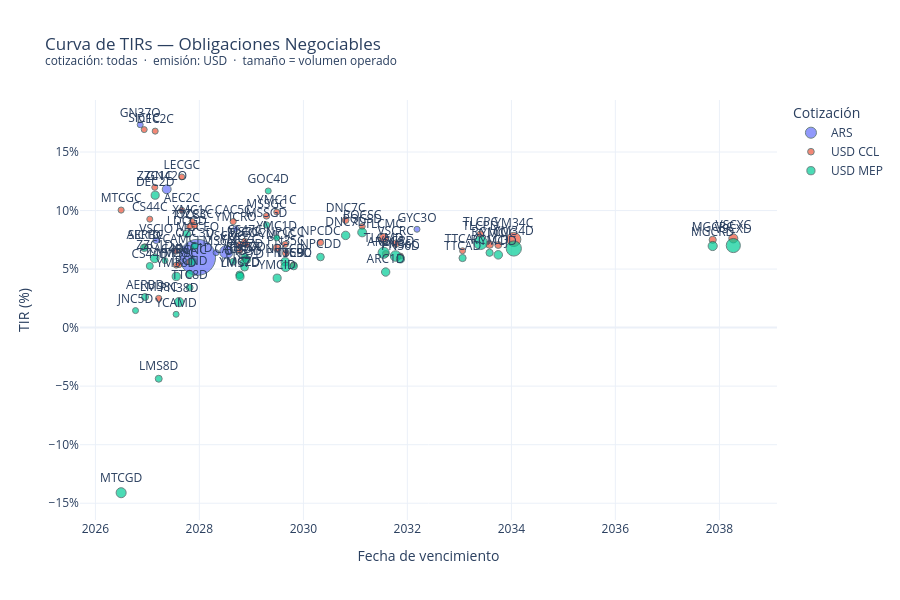

The notebook cell this image was saved under:
### Markdown cell above
## 5. Dot plot

### Code cell
import plotly.graph_objects as go
import numpy as np

title_filter = (
    f"cotización: {', '.join(QUOTE_CURRENCY) if QUOTE_CURRENCY else 'todas'}"
    f"  ·  emisión: {', '.join(PAYMENT_CURRENCY) if PAYMENT_CURRENCY else 'todas'}"
)

COLORS = {"ARS": "#636EFA", "USD CCL": "#EF553B", "USD MEP": "#00CC96"}

view_plot = view.copy()
view_plot["moneda_cotizacion"] = view_plot["moneda_cotizacion"].astype(str)
view_plot["fechaVencimiento"]  = pd.to_datetime(view_plot["fechaVencimiento"])

# Escalar volumen a tamaño de marker: raíz cuadrada + mínimo de 6px
vol = view_plot["volumen"].fillna(0).clip(lower=0)
vol_max = vol.max() if vol.max() > 0 else 1
view_plot["_size"] = 6 + 30 * np.sqrt(vol / vol_max)

fig = go.Figure()
for cotiz, grp in view_plot.groupby("moneda_cotizacion"):
    fig.add_trace(go.Scatter(
        x=grp["fechaVencimiento"],
        y=grp["tir_pct"],
        mode="markers+text",
        name=cotiz,
        marker=dict(
            size=grp["_size"].tolist(),
            color=COLORS.get(cotiz),
            line=dict(width=1, color="DarkSlateGrey"),
        ),
        text=grp["ticker"],
        textposition="top center",
        customdata=grp[["ticker", "descripcion", "price", "volumen", "moneda_emision"]].values,
        hovertemplate=(
            "<b>%{customdata[0]}</b><br>"
            "%{customdata[1]}<br>"
            "TIR: <b>%{y:.2f}%</b><br>"
            "Precio: %{customdata[2]:,.0f}<br>"
            "Volumen: %{customdata[3]:,.0f}<br>"
            "Emisión: %{customdata[4]}<extra></extra>"
        ),
    ))

fig.update_layout(
    title=f"Curva de TIRs — Obligaciones Negociables<br><sup>{title_filter}  ·  tamaño = volumen operado</sup>",
    xaxis_title="Fecha de vencimiento",
    yaxis_title="TIR (%)",
    yaxis_ticksuffix="%",
    height=600,
    template="plotly_white",
    legend_title="Cotización",
)
fig.show()

### Figure 1 — Plotly figure (JSON) as saved in the notebook; plotly's stock layout.template omitted (floating-point values rounded to 4 significant figures; data arrays with more than 128 entries replaced by an {"elided": "..."} marker saying what was removed)
{"data": [{"customdata": [["GN37O", "ON GENNEIA CL. 37 U$S VTO.11/11/2026", 91160.0, 0, "USD"], ["VSCJO", "ON VISTA ENERGY 18 V03/03/27 U$S", 137010, 1370.0, "USD"], ["GN42O", "ON GENNEIA 42 V16/05/27 U$S CG EF", 132000, 132000, "USD"], ["MGCEO", "ON PAMPA ENERGIA CL. 13 V19/12/27 U$S CG", 132220, 14012992, "USD"], ["LMS6O", "ON ALUAR S.6 VTO.27/04/28 U$S CG", 128550, 0, "USD"], ["VSCQO", "ON VISTA ENERGY CL.25  V08/07/28 U$S CG", 135980, 846213, "USD"], ["YMCRO", "ON YPF CL. 26 U$S V12/09/28 CG EF", 120090, 0, "USD"], ["GYC3O", "ON 360 ENER.SOL. CL.3 V08/03/32 U$S", 100100, 0, "USD"]], "hovertemplate": "<b>%{customdata[0]}</b><br>%{customdata[1]}<br>TIR: <b>%{y:.2f}%</b><br>Precio: %{customdata[2]:,.0f}<br>Volumen: %{customdata[3]:,.0f}<br>Emisión: %{customdata[4]}<extra></extra>", "marker": {"color": "#636EFA", "line": {"color": "DarkSlateGrey", "width": 1}, "size": [6, 6.297, 8.912, 36, 6, 13.37, 6, 6]}, "mode": "markers+text", "name": "ARS", "text": ["GN37O", "VSCJO", "GN42O", "MGCEO", "LMS6O", "VSCQO", "YMCRO", "GYC3O"], "textposition": "top center", "type": "scatter", "x": ["2026-11-11T15:38:54.547000", "2027-03-03T20:19:31.810000", "2027-05-16T17:30:22.390000", "2027-12-19T16:45:36.367000", "2028-04-27T16:03:53.950000", "2028-07-08T20:07:24.867000", "2028-09-12T18:05:54.440000", "2032-03-08T18:23:12.527000"], "y": [17.33, 7.445, 11.82, 6.007, 6.406, 6.459, 8.451, 8.404]}, {"customdata": {"elided": "42x5 mixed values"}, "hovertemplate": "<b>%{customdata[0]}</b><br>%{customdata[1]}<br>TIR: <b>%{y:.2f}%</b><br>Precio: %{customdata[2]:,.0f}<br>Volumen: %{customdata[3]:,.0f}<br>Emisión: %{customdata[4]}<extra></extra>", "marker": {"color": "#EF553B", "line": {"color": "DarkSlateGrey", "width": 1}, "size": [6.142, 6, 6, 6, 6, 6.049, 6.299, 6, 6.008, 6.081, 6, 6, 6, 6, 6.083, 6, 6.201, 6, 6.948, 6, 6, 6, 6.398, 6, 7.831, 6.201, 6.697, 6, 6.352, 6.649, 6.021, 9.385, 6.446, 7.297, 6, 6, 6.71, 7.704, 6.897, 14.12, 7.171, 9.041]}, "mode": "markers+text", "name": "USD CCL", "text": ["MTCGC", "SIC1C", "AERBC", "CS44C", "ZZC1C", "DEC2C", "LMS8C", "YCAMC", "YM38C", "PN38C", "LECGC", "AEC2C", "IRCNC", "TTC8C", "XMC1C", "OZC3C", "CAC5C", "YMCZC", "LMS7C", "PN37C", "CS47C", "TLCOC", "MSSGC", "YMC1C", "YMCIC", "NPCCC", "PN35C", "TTC9C", "NPCDC", "DNC7C", "PQCSC", "TLCMC", "ARC1C", "VSCRC", "PN36C", "TTCAC", "TLCPC", "RC1CC", "YMCJC", "YM34C", "MGCRC", "VSCXC"], "textposition": "top center", "type": "scatter", "x": ["2026-06-30T16:01:38.330000", "2026-12-09T19:25:53.160000", "2026-12-15T15:14:04.743000", "2027-01-17T19:34:40.773000", "2027-02-21T19:45:56.537000", "2027-02-24T20:41:21.193000", "2027-03-21T17:35:50.003000", "2027-07-21T18:43:02.087000", "2027-07-22T17:29:52.513000", "2027-08-11T15:35:10.323000", "2027-08-30T13:10:20.850000", "2027-08-30T19:48:58.050000", "2027-10-23T15:27:33.437000", "2027-10-24T19:14:10.950000", "2027-11-11T13:47:10.080000", "2027-11-29T19:08:25.537000", "2028-08-25T20:57:55.623000", "2028-10-10T13:36:55.327000", "2028-10-12T20:18:14.593000", "2028-11-13T19:07:00.503000", "2028-11-15T15:09:29.360000", "2028-11-28T18:12:56.653000", "2029-04-16T18:24:04.713000", "2029-06-27T18:14:19.727000", "2029-06-30T14:08:30.010000", "2029-08-25T14:01:30.630000", "2029-08-29T19:18:09.577000", "2029-10-24T20:07:56.100000", "2030-04-30T21:11:32.997000", "2030-10-24T18:31:03.387000", "2031-02-17T18:52:37.187000", "2031-07-18T19:55:40.227000", "2031-08-01T17:58:33.137000", "2031-10-10T12:59:06.137000", "2031-11-13T15:34:40.563000", "2033-01-22T20:02:01.290000", "2033-05-28T21:19:26.713000", "2033-07-31T14:29:08.867000", "2033-09-30T13:39:21.273000", "2034-01-17T20:01:47.440000", "2037-11-14T19:30:56.737000", "2038-04-08T14:27:48.213000"], "y": [10.04, 16.92, 6.896, 9.268, 11.98, 16.78, 2.491, 6.532, 5.338, 5.378, 12.88, 10.03, 5.609, 8.628, 9.059, 8.718, 9.058, 6.555, 7.073, 5.885, 7.37, 7.073, 9.54, 9.871, 6.803, 7.113, 6.367, 5.368, 7.271, 9.178, 8.645, 7.637, 6.314, 7.168, 6.111, 6.57, 7.984, 7.101, 7.056, 7.536, 7.501, 7.623]}, {"customdata": {"elided": "45x5 mixed values"}, "hovertemplate": "<b>%{customdata[0]}</b><br>%{customdata[1]}<br>TIR: <b>%{y:.2f}%</b><br>Precio: %{customdata[2]:,.0f}<br>Volumen: %{customdata[3]:,.0f}<br>Emisión: %{customdata[4]}<extra></extra>", "marker": {"color": "#00CC96", "line": {"color": "DarkSlateGrey", "width": 1}, "size": [10.05, 6, 7.582, 7.036, 6.997, 8.851, 8.083, 6.956, 6, 6, 8.249, 9.283, 7.516, 7.591, 6.916, 8.135, 6.851, 6.653, 7.644, 8.093, 6.108, 7.669, 6.67, 7.88, 6.349, 6.034, 6, 8.046, 8.221, 9.517, 7.509, 7.645, 8.451, 8.865, 11.16, 8.381, 10.57, 8.218, 7.193, 13.63, 7.184, 8.566, 15.2, 9.158, 14.14]}, "mode": "markers+text", "name": "USD MEP", "text": ["MTCGD", "JNC5D", "SIC1D", "AERBD", "CS44D", "ZZC1D", "DEC2D", "LMS8D", "RAC4D", "YCAMD", "YM38D", "PN38D", "LDCGD", "IRCND", "TTC8D", "XMC1D", "OZC3D", "CAC5D", "YMCZD", "LMS7D", "OTS3D", "PN37D", "CS47D", "TLCOD", "MSSGD", "GOC4D", "YMC1D", "YMCID", "NPCCD", "PN35D", "TTC9D", "NPCDD", "DNC7D", "PQCSD", "TLCMD", "ARC1D", "VSCRD", "PN36D", "TTCAD", "TLCPD", "RC1CD", "YMCJD", "YM34D", "MGCRD", "VSCXD"], "textposition": "top center", "type": "scatter", "x": ["2026-06-30T16:01:38.330000", "2026-10-09T20:16:49.013000", "2026-12-09T19:25:53.160000", "2026-12-15T15:14:04.743000", "2027-01-17T19:34:40.773000", "2027-02-21T19:45:56.537000", "2027-02-24T20:41:21.193000", "2027-03-21T17:35:50.003000", "2027-05-04T17:01:33.050000", "2027-07-21T18:43:02.087000", "2027-07-22T17:29:52.513000", "2027-08-11T15:35:10.323000", "2027-10-04T13:41:01.510000", "2027-10-23T15:27:33.437000", "2027-10-24T19:14:10.950000", "2027-11-11T13:47:10.080000", "2027-11-29T19:08:25.537000", "2028-08-25T20:57:55.623000", "2028-10-10T13:36:55.327000", "2028-10-12T20:18:14.593000", "2028-11-01T20:29:40.097000", "2028-11-13T19:07:00.503000", "2028-11-15T15:09:29.360000", "2028-11-28T18:12:56.653000", "2029-04-16T18:24:04.713000", "2029-04-28T20:02:53.007000", "2029-06-27T18:14:19.727000", "2029-06-30T14:08:30.010000", "2029-08-25T14:01:30.630000", "2029-08-29T19:18:09.577000", "2029-10-24T20:07:56.100000", "2030-04-30T21:11:32.997000", "2030-10-24T18:31:03.387000", "2031-02-17T18:52:37.187000", "2031-07-18T19:55:40.227000", "2031-08-01T17:58:33.137000", "2031-10-10T12:59:06.137000", "2031-11-13T15:34:40.563000", "2033-01-22T20:02:01.290000", "2033-05-28T21:19:26.713000", "2033-07-31T14:29:08.867000", "2033-09-30T13:39:21.273000", "2034-01-17T20:01:47.440000", "2037-11-14T19:30:56.737000", "2038-04-08T14:27:48.213000"], "y": [-14.1, 1.454, 6.822, 2.616, 5.265, 5.925, 11.31, -4.367, 5.725, 1.139, 4.372, 2.182, 8.018, 4.579, 3.417, 5.644, 6.991, 5.636, 4.512, 4.364, 5.556, 5.162, 6.067, 5.82, 8.771, 11.67, 7.665, 4.23, 5.631, 5.194, 5.257, 6.029, 7.88, 8.133, 6.394, 4.749, 6.116, 5.876, 5.944, 7.252, 6.393, 6.219, 6.76, 6.972, 7.012]}], "layout": {"height": 600, "legend": {"title": {"text": "Cotización"}}, "title": {"text": "Curva de TIRs — Obligaciones Negociables<br><sup>cotización: todas  ·  emisión: USD  ·  tamaño = volumen operado</sup>"}, "xaxis": {"title": {"text": "Fecha de vencimiento"}}, "yaxis": {"ticksuffix": "%", "title": {"text": "TIR (%)"}}}}
